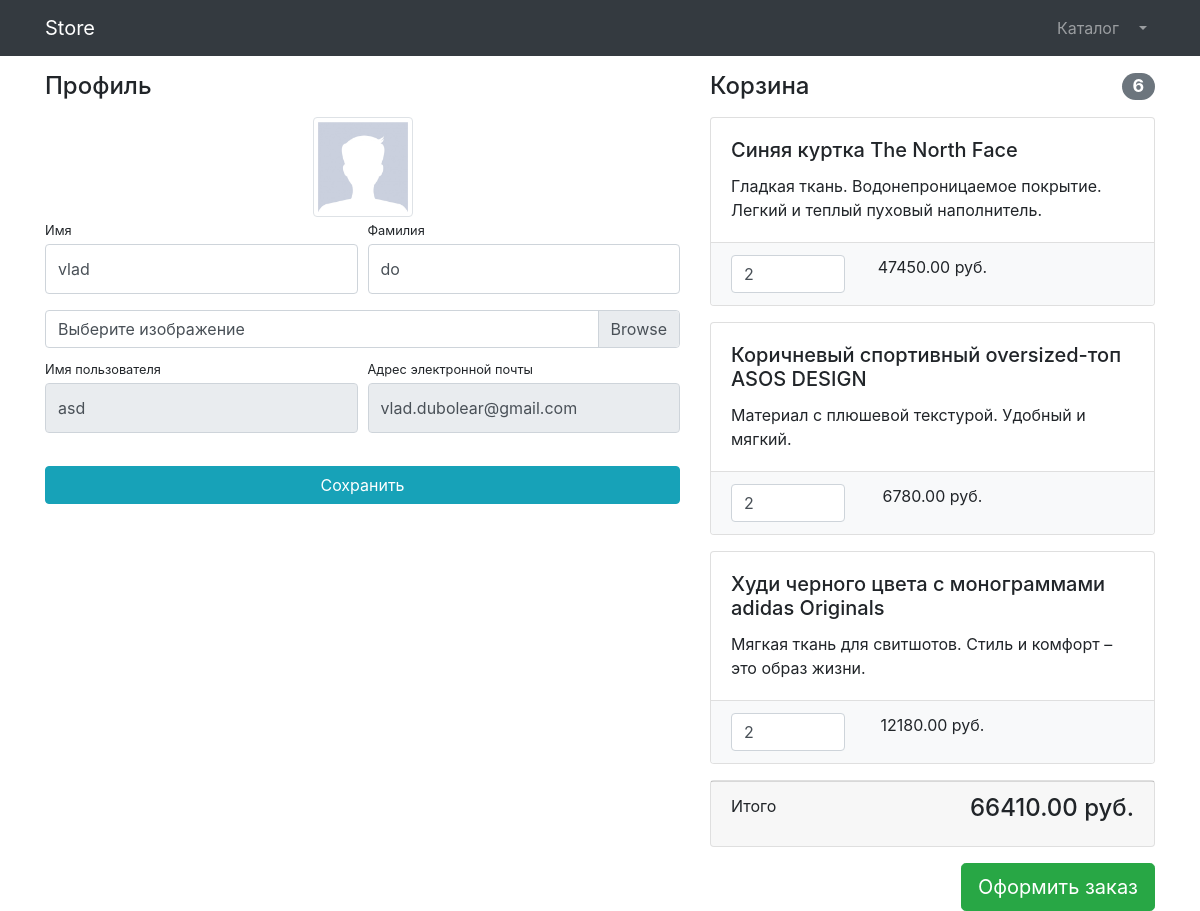
Screenshot of /users/profile/12 (signed in) with the database file from the repository.
### users/models.py (models this page shows)
class User(AbstractUser):
    image = models.ImageField(upload_to='users_images', blank=True, null=True)

### products/models.py (models this page shows, shortened)
class Basket(models.Model):
    user = models.ForeignKey(User, on_delete=models.CASCADE)
    product = models.ForeignKey(Product, on_delete=models.CASCADE)
    quantity = models.PositiveSmallIntegerField(default=0)
    created_timestamp = models.DateTimeField(auto_now_add=True)
    objects = BasketQuerySet.as_manager()
    def sum(self):
        return self.product.price * self.quantity

class Product(models.Model):
    name = models.CharField(max_length=256)
    description = models.TextField()
    price = models.DecimalField(max_digits=8, decimal_places=2)
    quantity = models.PositiveIntegerField(default=0)
    image = models.ImageField(upload_to='products_images')
    category = models.ForeignKey(ProductCategory, on_delete=models.CASCADE)
    class Meta:
        verbose_name = 'Product'
        verbose_name_plural = 'Products'

### users/views.py (the view, shortened to what this page needs)
# urls.py: path('profile/<int:pk>', login_required(UserProfileView.as_view()), name='profile'),
class UserProfileView(UpdateView):
    model = User
    form_class = UserProfileForm
    template_name = 'users/profile.html'
    def get_context_data(self, **kwargs):
        context = super(UserProfileView, self).get_context_data(**kwargs)
        context['title'] = 'Store - Личный кабинет'
        context['baskets'] = Basket.objects.filter(user=self.request.user)
        return context

### users/forms.py
class UserProfileForm(UserChangeForm):
    first_name = forms.CharField(widget=forms.TextInput(attrs={
        'class': 'form-control py-4',
    }))
    last_name = forms.CharField(widget=forms.TextInput(attrs={
        'class': 'form-control py-4',
    }))
    image = forms.ImageField(widget=forms.FileInput(attrs={
        'class': 'custom-file-input',
    }), required=False)
    username = forms.CharField(widget=forms.TextInput(attrs={
        'class': 'form-control py-4',
        'readonly': True,
    }))
    email = forms.CharField(widget=forms.EmailInput(attrs={
        'class': 'form-control py-4',
        'readonly': True,
    }))
    class Meta:
        model = User
        fields = ('first_name', 'last_name', 'image', 'username','email')

### products/models.py (called while the page is built)
    def total_sum(self):
        return sum(basket.sum() for basket in self)

    def total_quantity(self):
        return sum(basket.quantity for basket in self)

### users/templates/users/profile.html (shortened to what this page needs)
{% extends 'products/base.html' %}
{% load static %}
{% block css %}
    <link href="{% static '/vendor/css/profile.css' %}" rel="stylesheet">
{% endblock %}
{% block content %}
	<div class="container">
    <div class="row">
        <div class="col-lg-7">
            <h4 class="mt-3 mb-3">Профиль</h4>
            <div class="col-lg-12 text-center">
                <img width="100" height="100"
                     src="{% if user.image %}{{ user.image.url }}{% else %}{% static 'vendor/img/users/default_avatar.jpg' %}{% endif %}"
                     class="img-thumbnail">
            </div>
            <form action="{% url 'users:profile' user.id %}" method="post" enctype="multipart/form-data">
                <div class="form-row">
                    <div class="col-lg-6">
                        <div class="form-group">
                            <label class="small mb-1" for="{{ form.first_name.id_for_label }}">Имя</label>
                            {{ form.first_name }}
                        </div>
                    </div>
                    <div class="col-lg-6">
                        <div class="form-group">
                            <label class="small mb-1" for="{{ form.last_name.id_for_label }}">Фамилия</label>
                            {{ form.last_name }}
                        </div>
                    </div>
                </div>
                <div class="form-row mb-2">
                    <div class="col-lg-12">
                        <div class="custom-file">
                            <label class="custom-file-label" for="{{ form.image.id_for_label }}">Выберите изображение</label>
                        </div>
                    </div>
                </div>
                <div class="form-row">
                    <div class="col-lg-6">
                        <label class="small mb-1" for="{{ form.username.id_for_label }}">Имя пользователя</label>
                        {{ form.username }}
                    </div>
                    <div class="col-lg-6">
                        <label class="small mb-1" for="{{ form.email.id_for_label }}">Адрес электронной
                            почты</label>
                        {{ form.email }}
                    </div>
                </div>
                <div class="form-row">
                    <div class="col-lg-12" style="margin-top: 33px;">
                        <input class="btn btn-info btn-block" type="submit" value="Сохранить">
                    </div>
                </div>
            </form>
        </div>
        <div class="col-lg-5">
            {% include 'products/baskets.html' %}
        </div>
    </div>
</div>
{% endblock %}

### products/templates/products/baskets.html (shortened to what this page needs)
{% if baskets %}
    <h4 class="mt-3 mb-3 d-flex justify-content-between align-items-center mb-3">
    Корзина <span class="badge badge-secondary badge-pill">{{ baskets.total_quantity }}</span>
    </h4>
    {% for basket in baskets %}
    	<div class="card mb-3">
    <div class="card-body">
    <h5 class="card-title">{{ basket.product.name }}</h5>
    <p class="card-text">{{ basket.product.description }}</p>
    </div>
    <ul class="list-group list-group-flush">
    <li class="list-group-item bg-light">
        <div class="row text-center">
            <div class="col-lg-4">
                <input name="basketID" type="number" class="form-control"
                       value="{{ basket.quantity }}" min="0">
            </div>
            <div class="col-lg-4">{{ basket.sum }} руб.</div>
            <div class="col-lg-4">
            </div>
        </div>
    </li>
    </ul>
    </div>
    {% endfor %}
    <div class="card mb-3">
    <div class="card-footer">
    <p class="float-left">Итого</p>
    <h4 class="float-right">{{ baskets.total_sum }} руб.</h4>
    </div>
    </div>
    <a class="btn btn-success btn-lg float-right" href="../orders/order-create.html">
    Оформить заказ
    </a>
{% else %}
    <h4 class="mt-3 mb-3 text-center">
    Корзина пуста.
    </h4>
{% endif %}

### rows the page displays
User: first_name "vlad", last_name "do", username "asd", email "vlad.dubolear@gmail.com"
Basket: total_quantity "6", product.name "Синяя куртка The North Face", product.description "Гладкая ткань. Водонепроницаемое покрытие. Легкий и теплый пуховый наполнитель.", basketID "2", sum "47450.00", total_sum "66410.00"
Basket: product.name "Коричневый спортивный oversized-топ ASOS DESIGN", product.description "Материал с плюшевой текстурой. Удобный и мягкий.", basketID "2", sum "6780.00"
Basket: product.name "Худи черного цвета с монограммами adidas Originals", product.description "Мягкая ткань для свитшотов. Стиль и комфорт – это образ жизни.", basketID "2", sum "12180.00"
